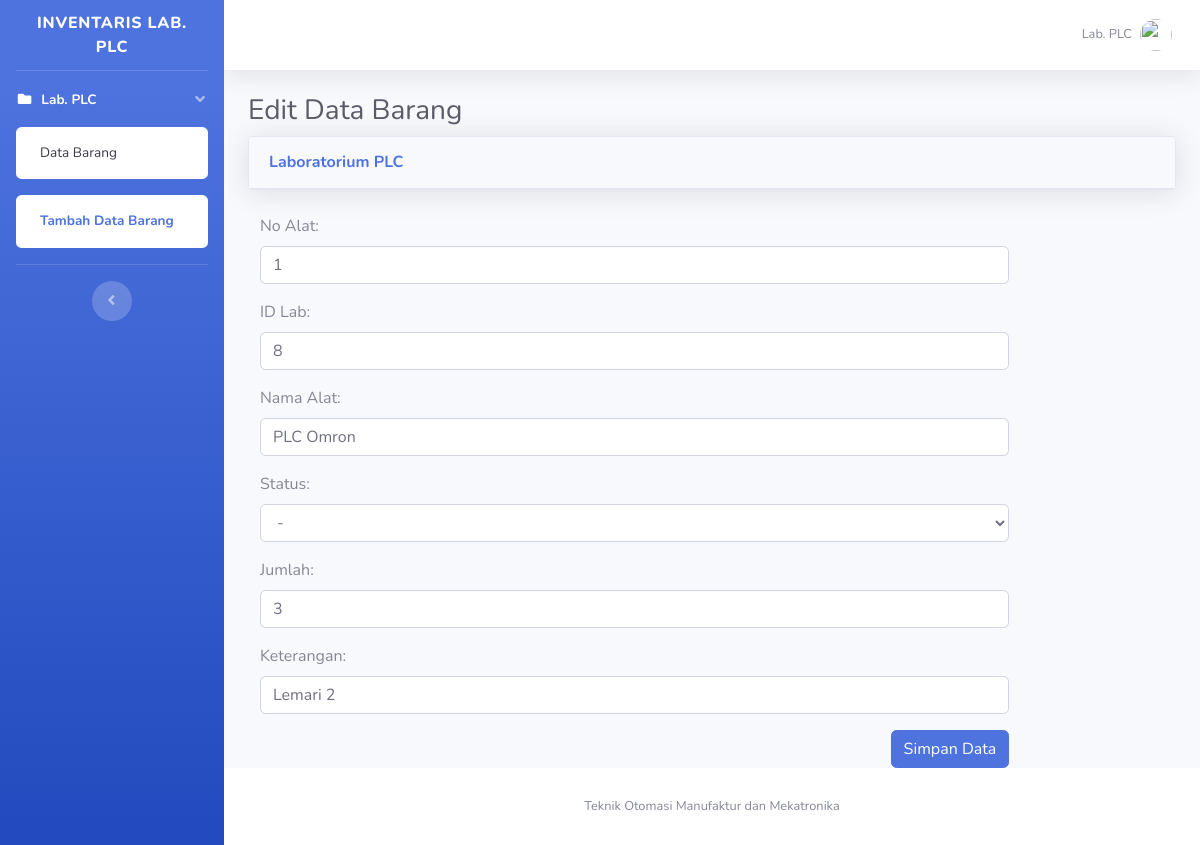
The page /lab_plc/edit_barang.php?id_alat=1 on the database its author committed.
### tables this page shows
CREATE TABLE `t_laboratorium` (
  `id_lab` int(4) UNSIGNED NOT NULL,
  `nama_lab` varchar(50) NOT NULL,
  `ka_lab` varchar(20) NOT NULL,
  `username` varchar(30) NOT NULL,
  `password` varchar(40) NOT NULL
);

CREATE TABLE `t_alat_plc` (
  `id_alat` int(6) NOT NULL,
  `id_lab` int(2) NOT NULL,
  `nama_alat` varchar(50) NOT NULL,
  `status_alat` varchar(10) NOT NULL,
  `jumlah_alat` int(10) NOT NULL,
  `keterangan` varchar(50) NOT NULL,
  `status_pinjam` varchar(20) NOT NULL DEFAULT 'Belum dipinjam'
);

### lab_plc/edit_barang.php (the view, shortened to what this page needs)
<?php
    include "../config.php";
    $id_alat = $_GET['id_alat'];
    $query = mysqli_query($koneksi,"SELECT * FROM t_alat_plc WHERE id_alat = '$id_alat'");
    $data_alat = mysqli_fetch_array($query);
    $query_lab = mysqli_query($koneksi,"SELECT * FROM t_laboratorium where id_lab = 8");
    $data_lab = mysqli_fetch_array($query_lab);
?>
<!DOCTYPE html>
<html lang="en">
    <head>
        <link href="../vendor/fontawesome-free/css/all.min.css" rel="stylesheet" type="text/css">
        <link href="../css/sb-admin-2.min.css" rel="stylesheet">
        <link href="../vendor/datatables/dataTables.bootstrap4.min.css" rel="stylesheet">
    </head>
    <body id="page-top">
        <div id="wrapper">
            <ul class="navbar-nav bg-gradient-primary sidebar sidebar-dark accordion" id="accordionSidebar">
                <a class="sidebar-brand d-flex align-items-center justify-content-center" href="lab_iml.php">
                <div class="sidebar-brand-text mx-3">Inventaris <?=$data_lab['nama_lab'];?></div>
                </a>
                <hr class="sidebar-divider my-0">
                <li class="nav-item active">
                    <a class="nav-link" href="#" data-toggle="collapse" data-target="#collapsePages" aria-expanded="true" aria-controls="collapsePages">
                        <i class="fas fa-fw fa-folder"></i>
                        <span><?=$data_lab['nama_lab'];?></span>
                    </a>
                    <div id="collapsePages" class="collapse show" aria-labelledby="headingPages" data-parent="#accordionSidebar">
                        <div class="bg-white py-2 collapse-inner rounded">
                            <a class="collapse-item" href="index.php">Data Barang</a>
                        </div>
                    </div>
                    <div id="collapsePages" class="collapse show" aria-labelledby="headingPages" data-parent="#accordionSidebar">
                        <div class="bg-white py-2 collapse-inner rounded">
                            <a class="collapse-item active" href="tambah_barang.php">Tambah Data Barang</a>
                        </div>
                    </div>
                </li>
                <hr class="sidebar-divider d-none d-md-block">
                <div class="text-center d-none d-md-inline">
                    <button class="rounded-circle border-0" id="sidebarToggle"></button>
                </div>
            </ul>
            <div id="content-wrapper" class="d-flex flex-column">
                <div id="content">
                    <nav class="navbar navbar-expand navbar-light bg-white topbar mb-4 static-top shadow">
                        <ul class="navbar-nav ml-auto">
                            <li class="nav-item dropdown no-arrow">
                                <a class="nav-link dropdown-toggle" href="#" id="userDropdown" role="button" data-toggle="dropdown" aria-haspopup="true" aria-expanded="false">
                                    <span class="mr-2 d-none d-lg-inline text-gray-600 small"><?=$data_lab['nama_lab'];?></span>
                                    <img class="img-profile rounded-circle" src="img/Black.png">
                                </a>
                            </li>
                        </ul>
                    </nav>
                    <div class="container-fluid">
                        <h1 class="h3 mb-2 text-gray-800">Edit Data Barang</h1>
                        <div class="card shadow mb-4">
                            <div class="card-header py-3">
                                <h6 class="m-0 font-weight-bold text-primary">Laboratorium PLC</h6>
                            </div>
                        </div>
                        <form class="form-horizontal" action="edit-process.php" method="post" enctype="multipart/form-data">
                            <div class="form-group">
                                <label class="control-label col-sm-2" for="id_alat">No Alat:</label>
                                <div class="col-sm-10">
                                    <input type="text" class="form-control" name="id_alat" id="id_alat" value="<?php echo $data_alat['id_alat'];?>" required>
                                </div>
                            </div>
                            <div class="form-group">
                                <label class="control-label col-sm-2" for="id_lab">ID Lab: </label>
                                <div class="col-sm-10">
                                    <input type="number" class="form-control" name="id_lab" id="id_lab" value="<?php echo $data_alat['id_lab'];?>" required>
                                </div>
                            </div>
                            <div class="form-group">
                                <label class="control-label col-sm-2" for="nama_alat">Nama Alat:</label>
                                <div class="col-sm-10">
                                    <input type="text" class="form-control" name="nama_alat" id="nama_alat" value="<?php echo $data_alat['nama_alat'];?>" required>
                                </div>
                            </div>
                            <div class="form-group">
                                <label class="control-label col-sm-2" for="status">Status:</label>
                                <div class="col-sm-10">
                                    <select id="status_alat" name="status_alat" class="form-control">
                                        <option value="" >-</option>
                                    </select>
                                </div>
                            </div>
                            <div class="form-group">
                                <label class="control-label col-sm-2" for="jumlah_alat">Jumlah:</label>
                                <div class="col-sm-10">
                                    <input type="number" class="form-control" name="jumlah_alat" id="jumlah_alat" value="<?php echo $data_alat['jumlah_alat'];?>" required>
                                </div>
                            </div>
                            <div class="form-group">
                                <label class="control-label col-sm-2" for="keterangan">Keterangan:</label>
                                <div class="col-sm-10">
                                    <input type="text" class="form-control" name="keterangan" id="keterangan" value="<?php echo $data_alat['keterangan'];?>" required>
                                </div>
                            </div>
                            <div class="form-group">
                                <div class="col-sm-offset-10 col-lg-10">
                                    <button type="submit" class="btn btn-primary float-right" name="simpan">Simpan Data</button>
                                </div>
                            </div>
                        </form>
                    </div>
                </div>
                <footer class="sticky-footer bg-white">
                    <div class="container my-auto">
                        <div class="copyright text-center my-auto">
                            <span>Teknik Otomasi Manufaktur dan Mekatronika</span>
                        </div>
                    </div>
                </footer>
            </div>
        </div>
    </body>
</html>

### rows shown on the page
t_laboratorium: nama_lab "LAB. PLC", nama_lab "Lab. PLC"
t_alat_plc: id_alat "1", id_lab "8", nama_alat "PLC Omron", jumlah_alat "3", keterangan "Lemari 2"
